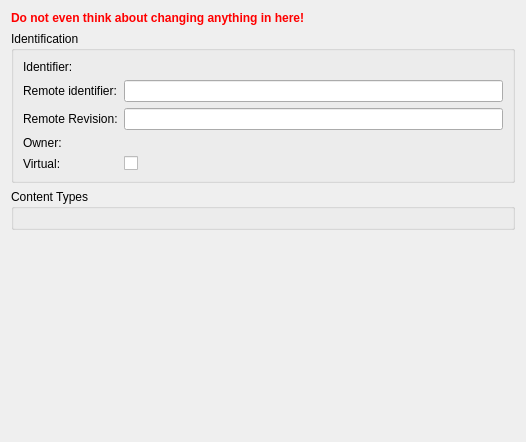
<?xml version="1.0" encoding="UTF-8"?>
<ui version="4.0">
 <class>CollectionInternalsPage</class>
 <widget class="QWidget" name="CollectionInternalsPage">
  <property name="geometry">
   <rect>
    <x>0</x>
    <y>0</y>
    <width>526</width>
    <height>442</height>
   </rect>
  </property>
  <layout class="QVBoxLayout">
   <item>
    <widget class="QLabel" name="label_7">
     <property name="styleSheet">
      <string>font-weight:600;
color:#ff0000;</string>
     </property>
     <property name="text">
      <string>Do not even think about changing anything in here!</string>
     </property>
    </widget>
   </item>
   <item>
    <widget class="QGroupBox" name="groupBox">
     <property name="title">
      <string>Identification</string>
     </property>
     <layout class="QGridLayout">
      <item row="0" column="0">
       <widget class="QLabel" name="label">
        <property name="text">
         <string>Identifier:</string>
        </property>
       </widget>
      </item>
      <item row="0" column="2">
       <widget class="QLabel" name="idLabel">
        <property name="text">
         <string/>
        </property>
       </widget>
      </item>
      <item row="1" column="0">
       <widget class="QLabel" name="label_2">
        <property name="text">
         <string>Remote identifier:</string>
        </property>
        <property name="buddy">
         <cstring>ridEdit</cstring>
        </property>
       </widget>
      </item>
      <item row="1" column="2">
       <widget class="QLineEdit" name="ridEdit"/>
      </item>
      <item row="3" column="0">
       <widget class="QLabel" name="label_3">
        <property name="text">
         <string>Owner:</string>
        </property>
       </widget>
      </item>
      <item row="3" column="2">
       <widget class="QLabel" name="resourceLabel">
        <property name="text">
         <string/>
        </property>
       </widget>
      </item>
      <item row="2" column="0">
       <widget class="QLabel" name="label_4">
        <property name="text">
         <string>Remote Revision:</string>
        </property>
        <property name="buddy">
         <cstring>rrevEdit</cstring>
        </property>
       </widget>
      </item>
      <item row="2" column="2">
       <widget class="QLineEdit" name="rrevEdit"/>
      </item>
      <item row="4" column="0">
        <widget class="QLabel" name="label_5">
          <property name="text">
            <string>Virtual:</string>
          </property>
          <property name="buddy">
            <cstring>virtCheck</cstring>
          </property>
        </widget>
      </item>
      <item row="4" column="2">
        <widget class="QCheckBox" name="virtCheck">
          <property name="checked">false</property>
        </widget>
      </item>
     </layout>
    </widget>
   </item>
   <item>
    <widget class="QGroupBox" name="groupBox_2">
     <property name="title">
      <string>Content Types</string>
     </property>
     <layout class="QVBoxLayout" name="verticalLayout">
      <item>
       <widget class="KEditListWidget" name="contentTypes">
        <property name="buttons">
         <set>KEditListWidget::Add|KEditListWidget::Remove</set>
        </property>
        <property name="title" stdset="0">
         <string>Content Types</string>
        </property>
       </widget>
      </item>
     </layout>
    </widget>
   </item>
   <item>
    <spacer>
     <property name="orientation">
      <enum>Qt::Vertical</enum>
     </property>
     <property name="sizeHint" stdset="0">
      <size>
       <width>20</width>
       <height>40</height>
      </size>
     </property>
    </spacer>
   </item>
  </layout>
 </widget>
 <customwidgets>
  <customwidget>
   <class>KEditListWidget</class>
   <extends>QWidget</extends>
   <header>keditlistwidget.h</header>
  </customwidget>
 </customwidgets>
 <resources/>
 <connections/>
</ui>
